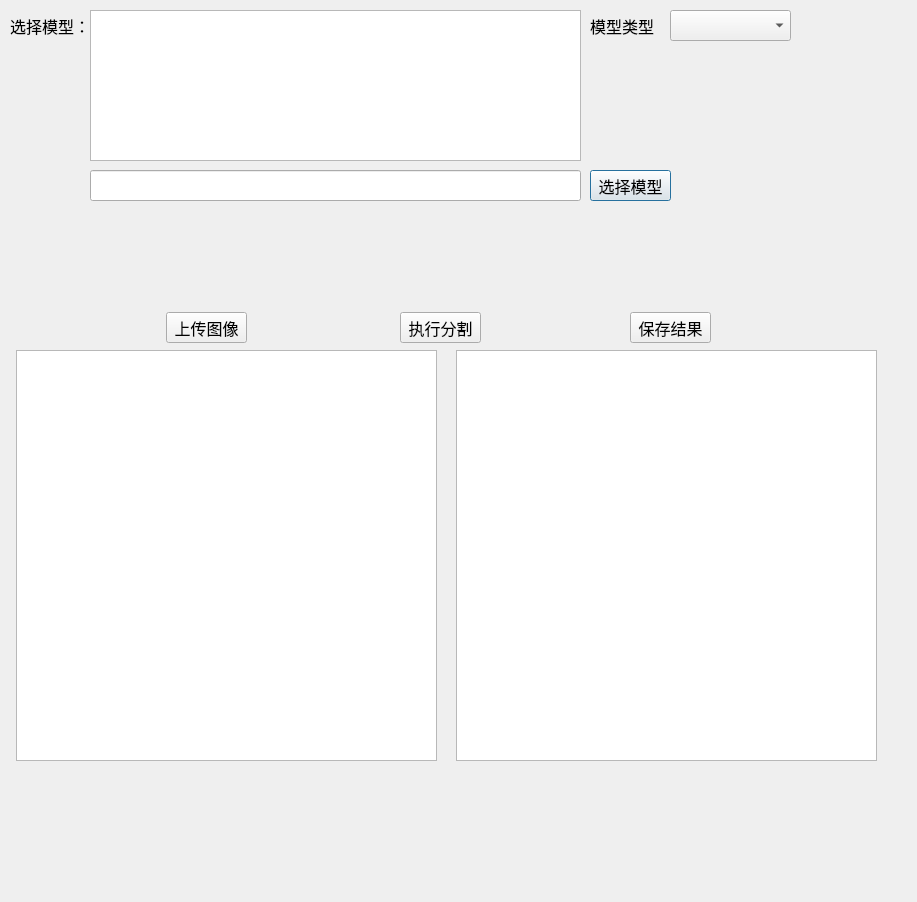
<?xml version="1.0" encoding="UTF-8"?>
<ui version="4.0">
 <class>fenge</class>
 <widget class="QDialog" name="fenge">
  <property name="geometry">
   <rect>
    <x>0</x>
    <y>0</y>
    <width>917</width>
    <height>902</height>
   </rect>
  </property>
  <property name="windowTitle">
   <string>分割图像</string>
  </property>
  <property name="windowIcon">
   <iconset>
    <normaloff>image/logo.ico</normaloff>image/logo.ico</iconset>
  </property>
  <widget class="QPushButton" name="pushButton_2">
   <property name="geometry">
    <rect>
     <x>590</x>
     <y>170</y>
     <width>81</width>
     <height>31</height>
    </rect>
   </property>
   <property name="font">
    <font>
     <family>宋体</family>
     <pointsize>12</pointsize>
    </font>
   </property>
   <property name="text">
    <string>选择模型</string>
   </property>
  </widget>
  <widget class="QPushButton" name="pushButton_4">
   <property name="geometry">
    <rect>
     <x>166</x>
     <y>312</y>
     <width>81</width>
     <height>31</height>
    </rect>
   </property>
   <property name="font">
    <font>
     <family>宋体</family>
     <pointsize>12</pointsize>
    </font>
   </property>
   <property name="text">
    <string>上传图像</string>
   </property>
  </widget>
  <widget class="QLabel" name="label">
   <property name="geometry">
    <rect>
     <x>16</x>
     <y>350</y>
     <width>421</width>
     <height>411</height>
    </rect>
   </property>
   <property name="text">
    <string/>
   </property>
  </widget>
  <widget class="QLabel" name="label_3">
   <property name="geometry">
    <rect>
     <x>10</x>
     <y>10</y>
     <width>110</width>
     <height>31</height>
    </rect>
   </property>
   <property name="font">
    <font>
     <family>宋体</family>
     <pointsize>12</pointsize>
     <weight>50</weight>
     <bold>false</bold>
    </font>
   </property>
   <property name="text">
    <string>选择模型：</string>
   </property>
  </widget>
  <widget class="QListView" name="listView_3">
   <property name="geometry">
    <rect>
     <x>16</x>
     <y>350</y>
     <width>421</width>
     <height>411</height>
    </rect>
   </property>
  </widget>
  <widget class="QListView" name="listView_2">
   <property name="geometry">
    <rect>
     <x>456</x>
     <y>350</y>
     <width>421</width>
     <height>411</height>
    </rect>
   </property>
  </widget>
  <widget class="QPushButton" name="pushButton_6">
   <property name="geometry">
    <rect>
     <x>630</x>
     <y>312</y>
     <width>81</width>
     <height>31</height>
    </rect>
   </property>
   <property name="font">
    <font>
     <family>宋体</family>
     <pointsize>12</pointsize>
    </font>
   </property>
   <property name="text">
    <string>保存结果</string>
   </property>
  </widget>
  <widget class="QPushButton" name="pushButton_5">
   <property name="geometry">
    <rect>
     <x>400</x>
     <y>312</y>
     <width>81</width>
     <height>31</height>
    </rect>
   </property>
   <property name="font">
    <font>
     <family>宋体</family>
     <pointsize>12</pointsize>
    </font>
   </property>
   <property name="text">
    <string>执行分割</string>
   </property>
  </widget>
  <widget class="QLabel" name="label_2">
   <property name="geometry">
    <rect>
     <x>456</x>
     <y>350</y>
     <width>431</width>
     <height>411</height>
    </rect>
   </property>
   <property name="text">
    <string/>
   </property>
  </widget>
  <widget class="QLabel" name="label_4">
   <property name="geometry">
    <rect>
     <x>590</x>
     <y>10</y>
     <width>71</width>
     <height>31</height>
    </rect>
   </property>
   <property name="font">
    <font>
     <family>宋体</family>
     <pointsize>12</pointsize>
    </font>
   </property>
   <property name="text">
    <string>模型类型</string>
   </property>
  </widget>
  <widget class="QListView" name="listView">
   <property name="geometry">
    <rect>
     <x>90</x>
     <y>10</y>
     <width>491</width>
     <height>151</height>
    </rect>
   </property>
   <property name="font">
    <font>
     <family>Calibri</family>
     <pointsize>16</pointsize>
    </font>
   </property>
  </widget>
  <widget class="QLineEdit" name="lineEdit">
   <property name="geometry">
    <rect>
     <x>90</x>
     <y>170</y>
     <width>491</width>
     <height>31</height>
    </rect>
   </property>
   <property name="font">
    <font>
     <family>Calibri</family>
     <pointsize>16</pointsize>
    </font>
   </property>
  </widget>
  <widget class="QComboBox" name="comboBox">
   <property name="geometry">
    <rect>
     <x>670</x>
     <y>10</y>
     <width>121</width>
     <height>31</height>
    </rect>
   </property>
   <property name="font">
    <font>
     <family>宋体</family>
     <pointsize>12</pointsize>
    </font>
   </property>
  </widget>
  <zorder>pushButton_2</zorder>
  <zorder>pushButton_4</zorder>
  <zorder>label_3</zorder>
  <zorder>listView_3</zorder>
  <zorder>listView_2</zorder>
  <zorder>pushButton_6</zorder>
  <zorder>pushButton_5</zorder>
  <zorder>label_4</zorder>
  <zorder>listView</zorder>
  <zorder>lineEdit</zorder>
  <zorder>label</zorder>
  <zorder>label_2</zorder>
  <zorder>comboBox</zorder>
 </widget>
 <resources/>
 <connections/>
</ui>
